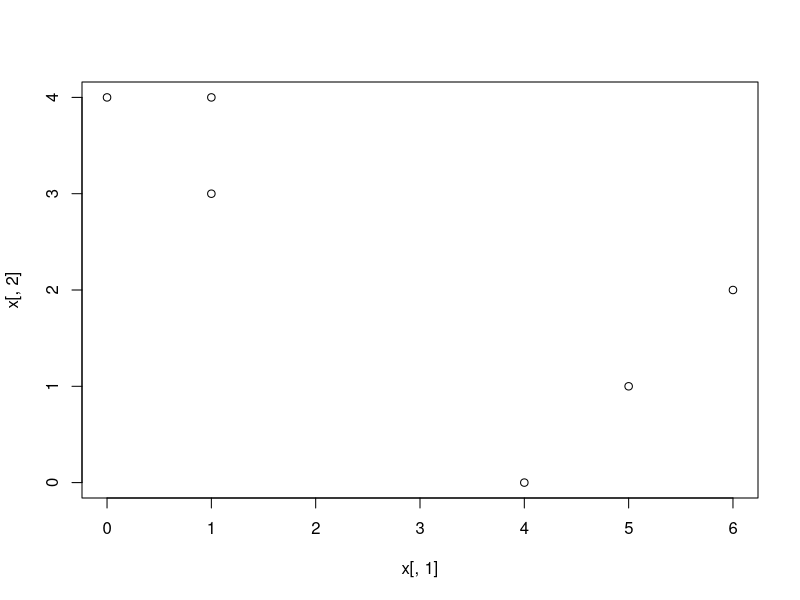
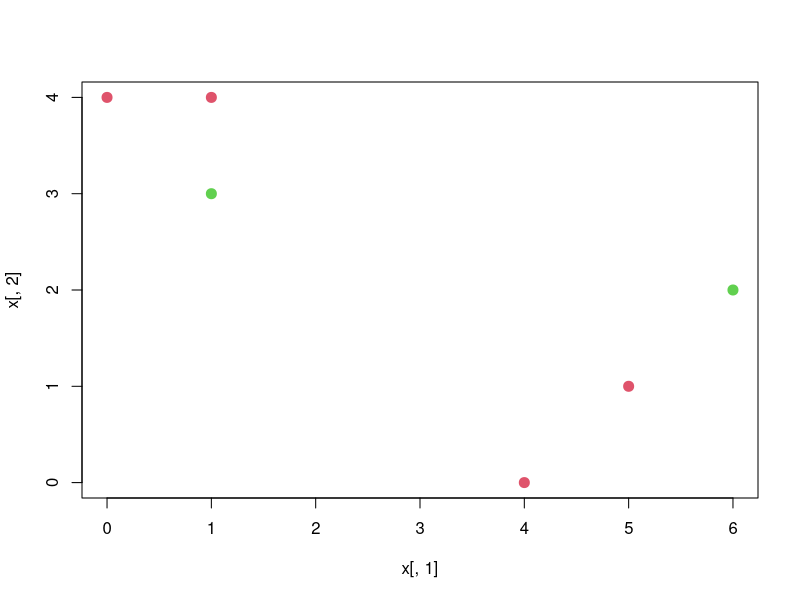
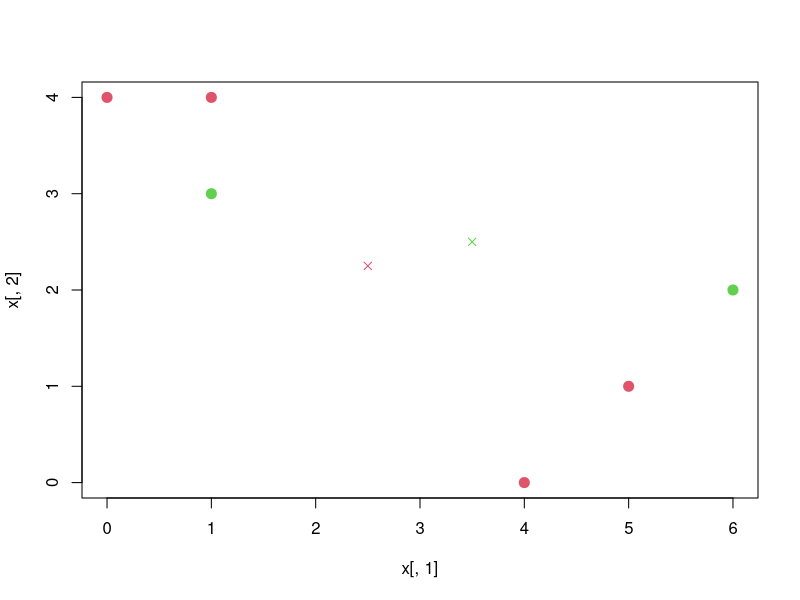
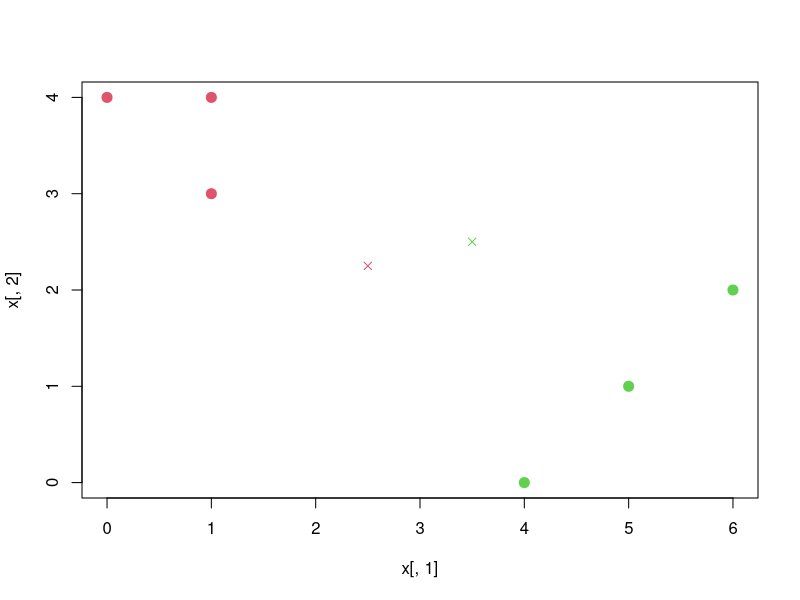
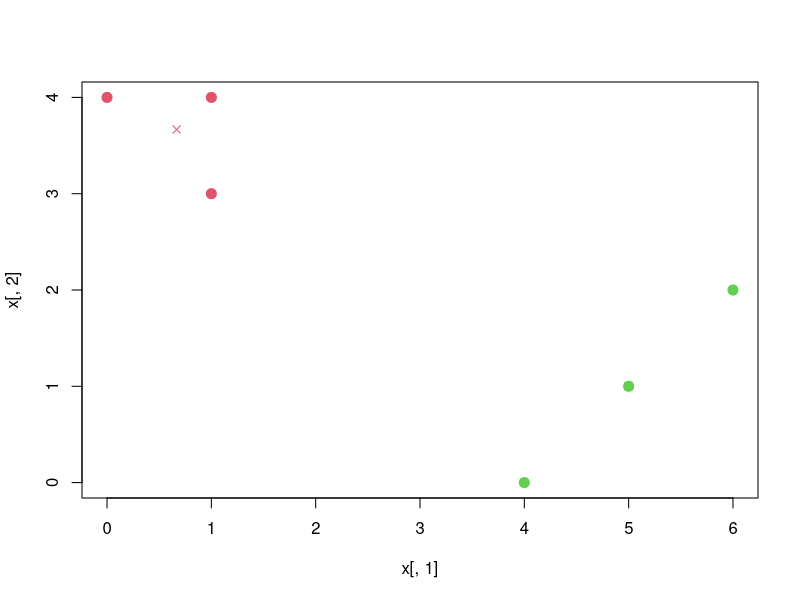
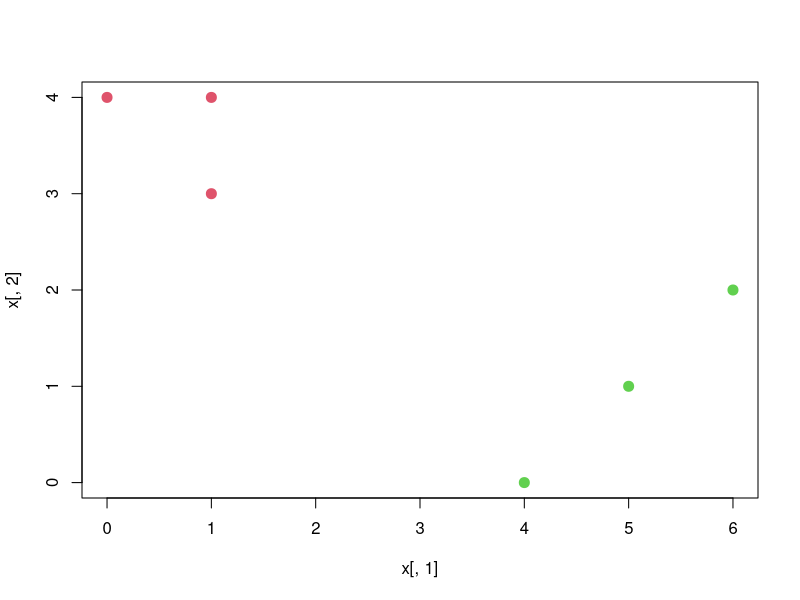

R code for these plots, in order:
#problem2(a)
set.seed(1)
x = cbind(c(1, 1, 0, 5, 6, 4), c(4, 3, 4, 1, 2, 0))
plot(x[,1], x[,2])
#2(b)
labels = sample(2, nrow(x), replace = T)
labels
plot(x[, 1], x[, 2], col = (labels + 1), pch = 20, cex = 2)
#2(c)
centroid1 = c(mean(x[labels == 1, 1]), mean(x[labels == 1, 2]))
centroid2 = c(mean(x[labels == 2, 1]), mean(x[labels == 2, 2]))
plot(x[,1], x[,2], col=(labels + 1), pch = 20, cex = 2)
points(centroid1[1], centroid1[2], col = 2, pch = 4)
points(centroid2[1], centroid2[2], col = 3, pch = 4)
centroid1
centroid2
#2(d)
labels = c(1, 1, 1, 2, 2, 2)
plot(x[, 1], x[, 2], col = (labels + 1), pch = 20, cex = 2)
points(centroid1[1], centroid1[2], col = 2, pch = 4)
points(centroid2[1], centroid2[2], col = 3, pch = 4)
#2(e)
centroid1 <- c(mean(x[labels == 1, 1]), mean(x[labels == 1, 2]))
centroid2 <- c(mean(x[labels == 2, 1]), mean(x[labels == 2, 2]))
plot(x[,1], x[,2], col=(labels + 1), pch = 20, cex = 2)
points(centroid1[1], centroid1[2], col = 2, pch = 4)
points(centroid2[1], centroid2[2], col = 3, pch = 4)
centroid1
centroid2
#2(f)
plot(x[, 1], x[, 2], col=(labels + 1), pch = 20, cex = 2)